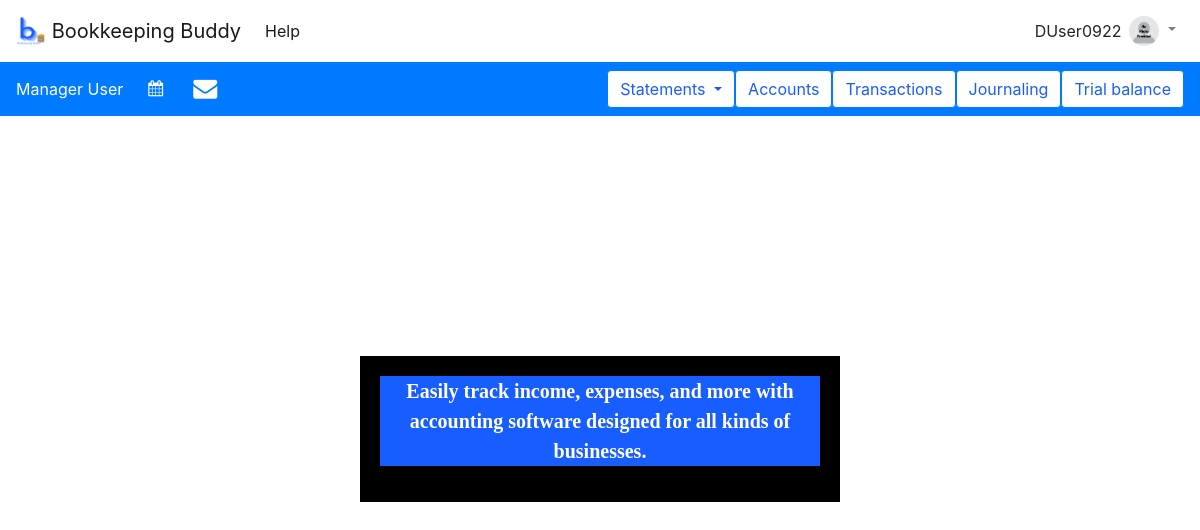
The app's page / (signed in) with its own data.
### tables this page shows
CREATE TABLE users (
  username TEXT PRIMARY KEY UNIQUE,
  email_address TEXT NOT NULL,
  first_name TEXT NOT NULL,
  last_name TEXT NOT NULL,
  active INTEGER NOT NULL,
  role INTEGER NOT NULL,
  picture BLOB,
  password TEXT NOT NULL,
  address TEXT NOT NULL,
  DOB TEXT NOT NULL,
  old_passwords TEXT NOT NULL,
  password_refresh_date TEXT NOT NULL,
  incorrect_login_attempts INTEGER NOT NULL,
  suspend_start_date TEXT,
  suspend_end_date TEXT,
  creation_date TEXT NOT NULL,
  first_pet TEXT NOT NULL,
  city_born TEXT NOT NULL,
  year_graduated_hs INTEGER NOT NULL
);

### appl_domain/__init__.py (the view)
    @app.route('/')
    def mainpage():
        return flask.render_template('index.html')

### appl_domain/auth.py (called while the page is built)
@bp.before_app_request
def load_logged_in_user():
    username = session.get('username')
    if username is None:
        g.user = None
    else:
        g.user = get_db().execute(
            "SELECT * FROM users WHERE username = ?", (username,)
        ).fetchone()

### appl_domain/db.py (called while the page is built)
def get_db():
    if 'db' not in g:
        g.db = sqlite3.connect(
            current_app.config['DATABASE'],
            detect_types=sqlite3.PARSE_DECLTYPES
        )
        g.db.row_factory = sqlite3.Row
    return g.db

### appl_domain/templates/index.html (shortened to what this page needs)
{% extends 'base.html' %}
{% block content %}
<div class = "Welcome-text">
    <p style="font-weight: bolder; color: white">Easily track income, expenses, and more with accounting software designed for all kinds of businesses.</p>
    </div>
{%  endblock %}

### appl_domain/templates/base.html (shortened to what this page needs)
<!DOCTYPE html>
<html lang="en" xmlns="http://www.w3.org/1999/html" xmlns="http://www.w3.org/1999/html">
  <head>
     <link rel="stylesheet" href="{{url_for('static', filename = 'index.css') }}"/>
      <link rel="stylesheet" href="{{url_for('static', filename = 'datatable.css') }}"/>
      <link rel="stylesheet" href="{{url_for('static', filename = 'dateTime.css') }}"/>
    <link rel="stylesheet" href="https://cdn.jsdelivr.net/npm/bootstrap@4.5.3/dist/css/bootstrap.min.css">
       <link rel="stylesheet" href="https://cdnjs.cloudflare.com/ajax/libs/bootstrap-datepicker/1.9.0/css/bootstrap-datepicker.min.css" />
    <link rel="stylesheet" href="https://cdnjs.cloudflare.com/ajax/libs/font-awesome/4.7.0/css/font-awesome.min.css" />
          <link rel = "stylesheet" href = "https://cdn.datatables.net/fixedheader/3.2.3/css/fixedHeader.dataTables.min.css">
  </head>
<body>
<nav class="navbar sticky-top navbar-expand-lg navbar-light bg-white" style="position: relative; z-index: 999; overflow: visible">
    <a class="navbar-brand" href = {{ url_for('mainpage') }} > <img src="{{ url_for('static', filename='logo_cropped.png') }}" width="30" height="30" class="d-inline-block align-top" alt="Site logo">
        Bookkeeping Buddy
    </a>
    {%  if g.user %}
        <div class="collapse navbar-collapse" id="navbarSupportedContent">
            <ul class="navbar-nav mr-auto">
                <li class="nav-item active">
                    <a class="nav-link" href="{{ url_for('auth.help') }}">Help</a>
                </li>
            </ul>
            <div id="username" >{{ g.user['username'] }}</div>
            <ul class="navbar-nav mr-right">
                <li class="nav-item dropdown" style="position: relative; z-index: 999; overflow: visible">
                    {% if g.user['picture'] %}
                        <a class="nav-link dropdown-toggle" href="#" id="navbarDropdown" role="button" data-toggle="dropdown" aria-haspopup="true" aria-expanded="false">
                            <img class = "rounded-circle" width="30" height="30" alt="User's profile picture"/>
                        </a>
                        <div class="dropdown-menu dropdown-menu-right" aria-labelledby="navbarDropdown">
                            <a class="dropdown-item" href="{{ url_for('auth.my_account') }}">My Account</a>
                            <a class="dropdown-item" href="{{ url_for('auth.manage_users')}}" >Manage Users</a>
                            <div class="dropdown-divider"></div>
                            <a class="dropdown-item" href="{{ url_for('auth.logout') }}">Log Out</a>
                        </div>
                    {% else %}
                        <a class="nav-link dropdown-toggle" href="#" id="navbarDropdown" role="button" data-toggle="dropdown" aria-haspopup="true" aria-expanded="false">
                            <img src="{{ url_for('static', filename='no_photo.png') }}" class = "rounded-circle" width="30" height="30" alt="Placeholder profile picture"/>
                        </a>
                    {% endif %}
                </li>
            </ul>
        </div>
    {% endif %}
</nav>
{%  if g.user %}
    <nav class="navbar navbar-expand-lg navbar-light bg-primary">
        <div id="fullname" style="text-align: left; margin-right: 5vh; color: white">{{ g.user['first_name'] }} {{ g.user['last_name'] }}</div>
  <div class="collapse navbar-collapse" id="navbarSupportedContent1">
    <ul class="navbar-nav mr-auto">
      <li class="nav-item active">
          <form  class="form-inline">
        <div class = "row form-group">
               <div>
                   <i id = "datepicker" class = "fa fa-calendar" style="color: white"></i>
               </div>
                        </div>
      </li>
        <li class="nav-item active">
                        <div >
                            <a href={{ url_for('fin_accts.email') }}><i class="fa fa-envelope" style="font-size:24px; color:white; padding-left:30px"></i></a>
                        </div>
        </li>
    </ul>
    <form class="form-inline my-2 my-lg-0">
       <div class="dropdown">
              <button  data-placement="top" title="Create and view financial account statements" class="btn btn-primary dropdown-toggle" type="button" data-toggle="dropdown" style="background-color: white; color: #185DFF">Statements
              </button>
            </div>
 <button type="button" class="btn btn-outline-primary" data-toggle="tooltip" data-placement="top" title="View chart of accounts or create a new account" style = "background-color: white; color: #185DFF"  onclick="window.location.href='{{ url_for('fin_accts.view_accounts')}}'">Accounts</button>
        <button type="button" class="btn btn-outline-primary" data-toggle="tooltip" data-placement="top" title="View transactions or create a new transaction" style = "background-color: white; color: #185DFF" >Transactions</button>
        <button type="button" class="btn btn-outline-primary" style = "background-color: white; color: #185DFF" data-toggle="tooltip" data-placement="top" title="Create and view journal entries" onclick="window.location.href='{{ url_for('journaling.journal') }}'">Journaling</button>
        <button type="button" class="btn btn-outline-primary" style = "background-color: white; color: #185DFF" data-toggle="tooltip" data-placement="top" title="Create a trial balance">Trial balance</button>
    </form>
  </div>
</nav>
{% endif %}
</body>
<section class="content">
    {% block content %}{% endblock %}
</section>
</html>

### appl_domain/static/index.css (style rules this page uses)
body { background-image: url("backgroundbb.jpg"); background-repeat: no-repeat; background-attachment: fixed; background-size: cover; background-color: #CFCFCF; height: 500px; background-position: center center; position: relative; }
.Welcome-text { font-family: Cambria, Cochin, Georgia, Times, 'Times New Roman', serif; font-size:20px; background-color: black; padding: 20px; color: black; text-align:center; margin: 20% 30%; }
.Welcome-text p { background-color: #185DFF; }

### appl_domain/templates/base.html (style rules this page uses)
* { margin: 0; padding: 0; }

### records on screen
users: user.username "DUser0922", user.first_name "Manager", user.last_name "User"
